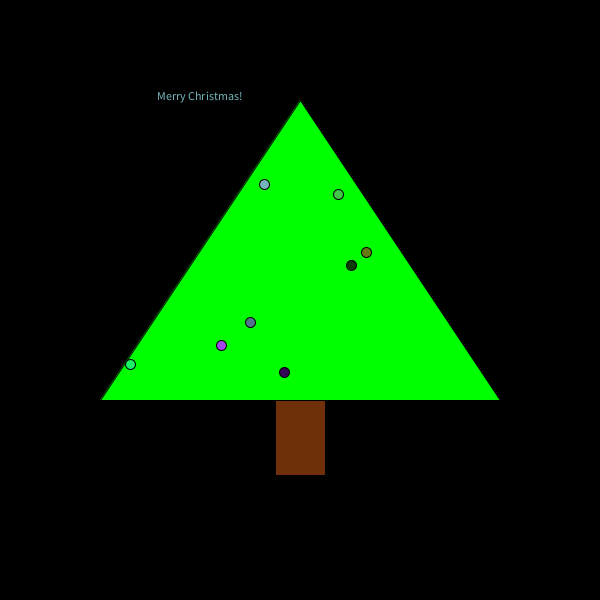
Frame 1 (no input)
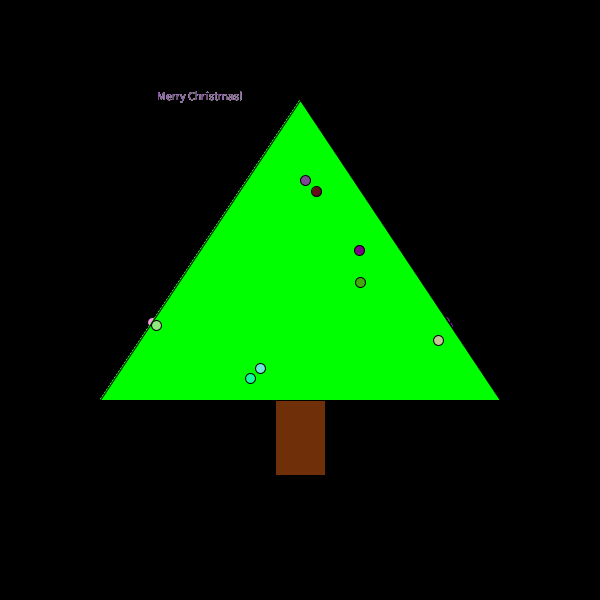
Frame 60 (the mouse pressed at the canvas centre just before this capture)
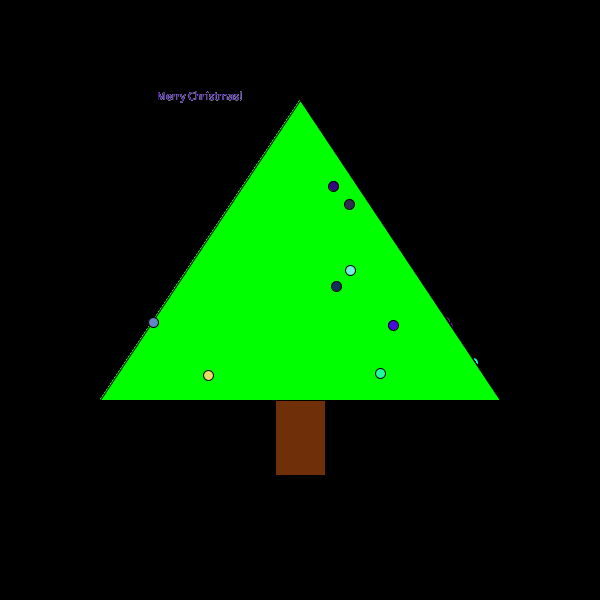
Frame 120 (the mouse held since frame 60 and released just before this capture)

The Processing sketch that drew these frames (run headless with seeded random() and noise(); from frame 60 on, the mouse is pressed at the canvas centre):

// Processing sketch: processing_124208
// ── processing_124208.pde

void setup()
{
  size(600, 600);
  background(0, 0, 0);
  frameRate(5);
}

void draw()
{
  fill(0, 255, 0);
  triangle(300, 100, 100, 400, 500, 400);
  
  fill(111,47,8);
  rect(275,400,50,75);
  
  fill(random(255), random(255), random(255));
  ellipse(random(150,450), random(320,350), 10, 10);
  fill(random(255), random(255), random(255));
  ellipse(random(150,450), random(320,350), 10, 10);
  fill(random(255), random(255), random(255));
  ellipse(random(125,475), random(360,380), 10, 10);
  fill(random(255), random(255), random(255));
  ellipse(random(125,475), random(360,380), 10, 10);
  fill(random(255), random(255), random(255));
  ellipse(random(200,400), random(250,300), 10, 10);
  fill(random(255), random(255), random(255));
  ellipse(random(200,400), random(250,300), 10, 10);
  fill(random(255), random(255), random(255));
  ellipse(random(250,350), random(175,225), 10, 10);
  fill(random(255), random(255), random(255));
  ellipse(random(250,350), random(175,225), 10, 10);
  
  textAlign(CENTER);
  text("Merry Christmas!", 200, 100);
}
